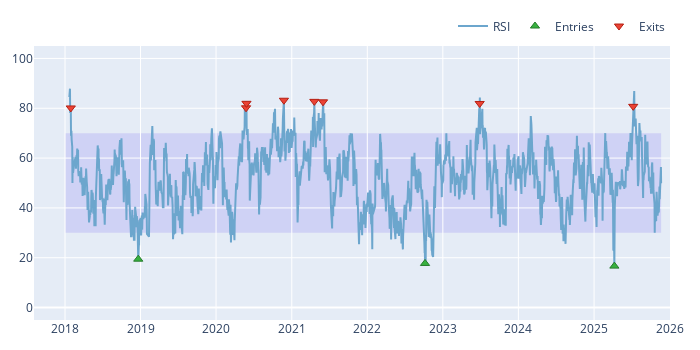

The code cell stored with this chart in its notebook:
### Code cell
plot_rsi(rsi, entries, exits).show()

### Figure 1 — Plotly figure (JSON) as saved in the notebook; plotly's stock layout.template omitted (floating-point values rounded to 4 significant figures; data arrays with more than 128 entries replaced by an {"elided": "..."} marker saying what was removed)
{"data": [{"line": {"color": "#6ca6cd"}, "mode": "lines", "name": "RSI", "showlegend": true, "type": "scatter", "x": {"elided": "1969 str values"}, "y": {"elided": "1969 float values"}}, {"marker": {"color": "#37B13F", "line": {"color": "rgb(38,123,44)", "width": 1}, "size": 8, "symbol": "triangle-up"}, "mode": "markers", "name": "Entries", "showlegend": true, "type": "scatter", "x": ["2018-12-21T00:00:00+00:00", "2022-10-07T00:00:00+00:00", "2025-04-09T00:00:00+00:00"], "y": [19.42, 17.7, 16.63]}, {"marker": {"color": "#EA4335", "line": {"color": "rgb(181,31,18)", "width": 1}, "size": 8, "symbol": "triangle-down"}, "mode": "markers", "name": "Exits", "showlegend": true, "type": "scatter", "x": ["2018-01-29T00:00:00+00:00", "2020-05-25T00:00:00+00:00", "2020-05-27T00:00:00+00:00", "2020-11-24T00:00:00+00:00", "2021-04-20T00:00:00+00:00", "2021-06-01T00:00:00+00:00", "2023-06-28T00:00:00+00:00", "2025-07-09T00:00:00+00:00"], "y": [80.13, 80.19, 81.99, 83.22, 82.77, 82.59, 81.92, 80.78]}], "layout": {"height": 350, "legend": {"orientation": "h", "traceorder": "normal", "x": 1, "xanchor": "right", "y": 1.02, "yanchor": "bottom"}, "margin": {"b": 30, "l": 30, "r": 30, "t": 30}, "shapes": [{"fillcolor": "mediumslateblue", "layer": "below", "line": {"width": 0}, "opacity": 0.2, "type": "rect", "x0": "2018-01-02T00:00:00+00:00", "x1": "2025-11-21T00:00:00+00:00", "xref": "x", "y0": 30, "y1": 70, "yref": "y"}], "width": 700, "yaxis": {"range": [-5, 105]}}}
